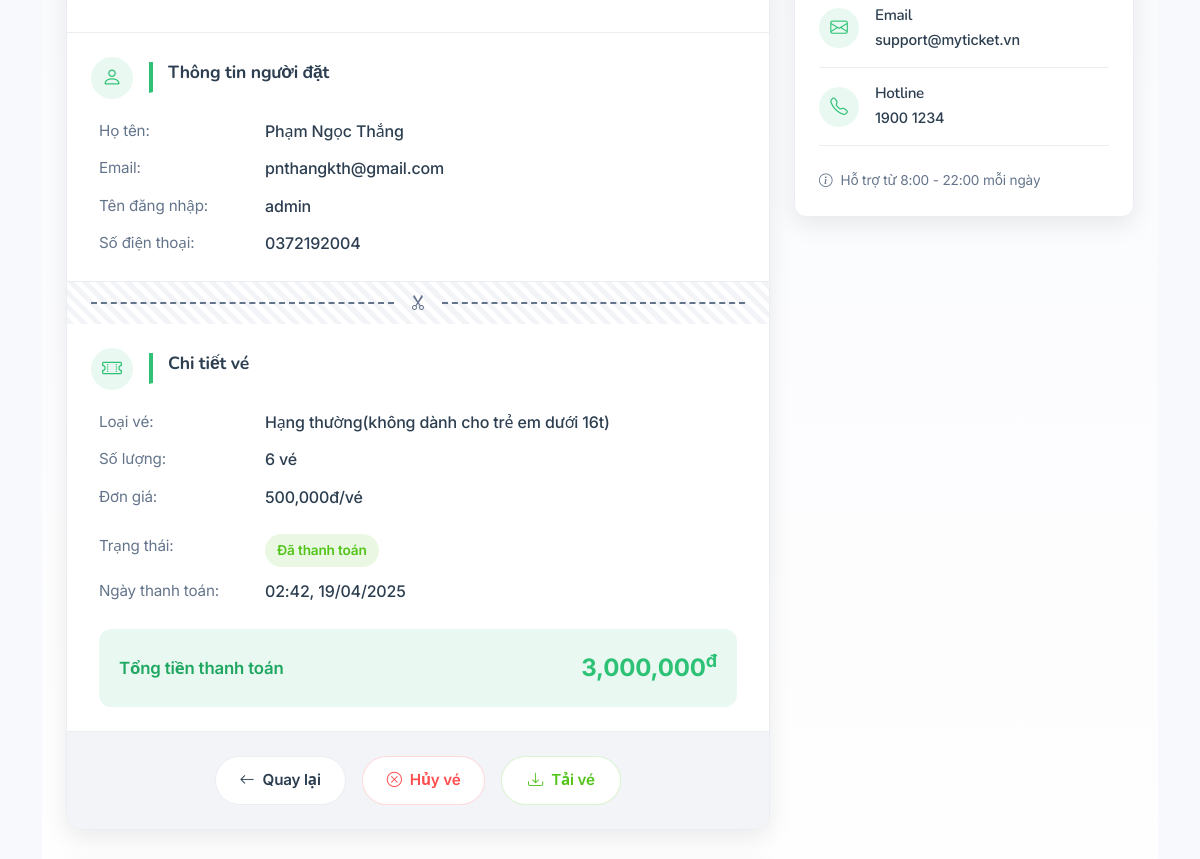
Before: /booking/ticket/46/ (signed in, middle part) with the older database file.
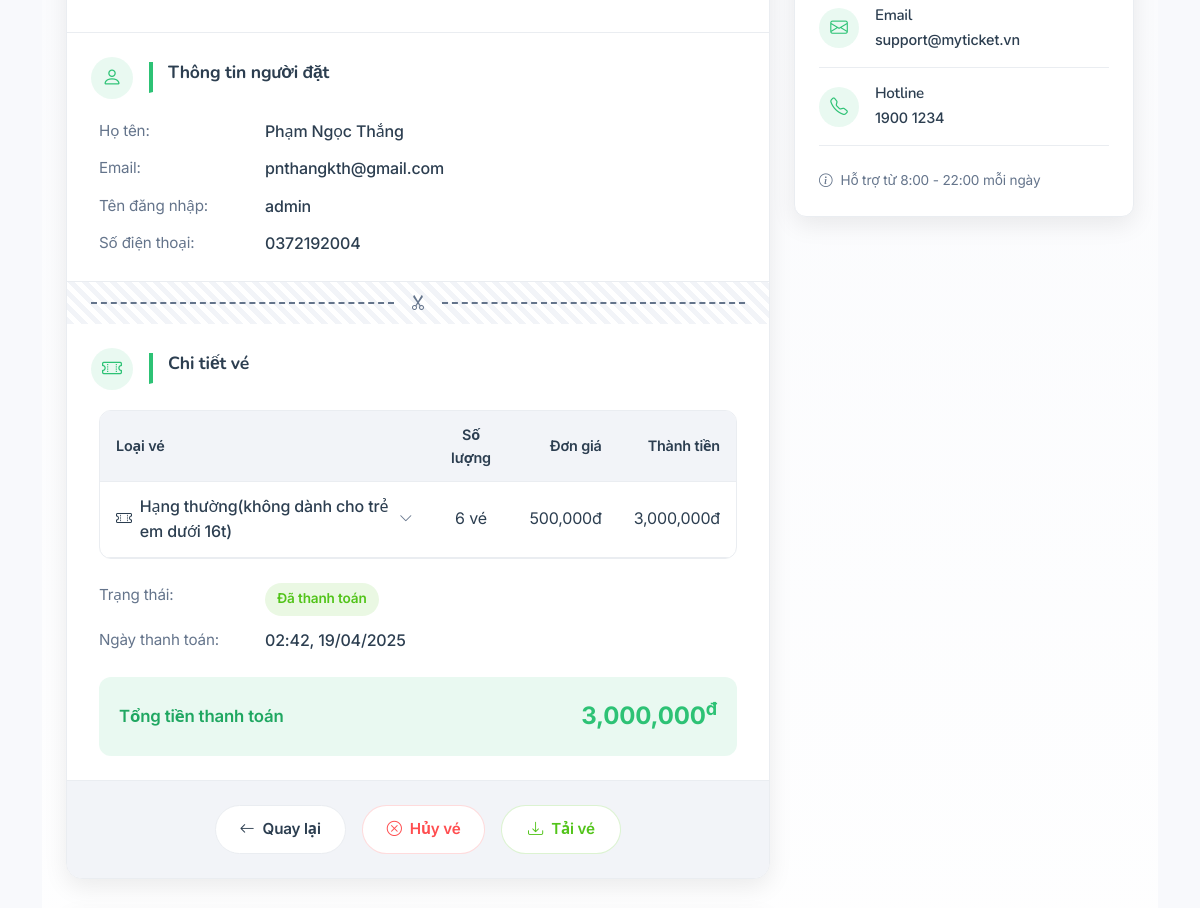
After: the same page with the newer database file.
### booking/models.py (models this page shows, shortened)
class Booking(models.Model):
    PAYMENT_STATUS_CHOICES = [
        ('Pending', 'Đang chờ thanh toán'),
        ('Paid', 'Đã thanh toán'),
        ('Failed', 'Thanh toán thất bại'),
        ('Cancelled', 'Đã hủy'),
    ]
    user = models.ForeignKey(User, on_delete=models.SET_NULL, null=True, blank=True, related_name='bookings')
    event = models.ForeignKey(Event, on_delete=models.CASCADE, related_name='booking_events', null=True, blank=True)
    session = models.ForeignKey(EventSession, on_delete=models.CASCADE, related_name='bookings', null=True, blank=True)
    ticket_type = models.ForeignKey(TicketType, on_delete=models.CASCADE, related_name='booking_tickets', null=True, blank=True)
    name = models.CharField(max_length=100, verbose_name="Họ tên")
    email = models.EmailField(verbose_name="Email")
    phone = models.CharField(max_length=15, verbose_name="Số điện thoại")
    quantity = models.PositiveIntegerField(default=1, verbose_name="Số lượng vé")
    booking_date = models.DateTimeField(auto_now_add=True)
    payment_status = models.CharField(max_length=20, default="Pending", choices=PAYMENT_STATUS_CHOICES)
    total_price = models.DecimalField(max_digits=12, decimal_places=0, default=0, verbose_name="Tổng tiền")
    order_id = models.CharField(max_length=100, blank=True, null=True, verbose_name="Mã đơn hàng")
    payment_method = models.CharField(max_length=50, blank=True, null=True, verbose_name="Phương thức thanh toán")
    payment_date = models.DateTimeField(blank=True, null=True, verbose_name="Thời gian thanh toán")
    cancelled_at = models.DateTimeField(blank=True, null=True, verbose_name="Thời gian hủy")
    refund_amount = models.DecimalField(max_digits=12, decimal_places=0, default=0, verbose_name="Số tiền hoàn lại")
    cancel_reason = models.TextField(blank=True, null=True, verbose_name="Lý do hủy")
    @property
    def can_cancel(self):
        if not self.session or self.payment_status != 'Paid':
            return False
        now = timezone.now()
        time_diff = self.session.start_time - now
        return time_diff.days >= 3

class BookingItem(models.Model):
    booking = models.ForeignKey(Booking, on_delete=models.CASCADE, related_name='booking_items')
    ticket_type = models.ForeignKey(TicketType, on_delete=models.CASCADE, related_name='booking_items')
    quantity = models.PositiveIntegerField(default=1, verbose_name="Số lượng")
    unit_price = models.DecimalField(max_digits=12, decimal_places=0, verbose_name="Đơn giá")
    subtotal = models.DecimalField(max_digits=12, decimal_places=0, verbose_name="Thành tiền")

### app/models.py (models this page shows, shortened)
class TicketType(models.Model):
    session = models.ForeignKey(EventSession, on_delete=models.CASCADE, related_name='ticket_types', verbose_name="Mốc thời gian")
    name = models.CharField(max_length=100, verbose_name="Tên loại vé")
    price = models.DecimalField(max_digits=10, decimal_places=0, verbose_name="Giá vé")
    description = models.TextField(blank=True, null=True, verbose_name="Mô tả")
    quantity = models.PositiveIntegerField(default=100, verbose_name="Số lượng vé")
    min_quantity_per_order = models.PositiveIntegerField(default=1, verbose_name="Số lượng vé tối thiểu mỗi đơn")
    max_quantity_per_order = models.PositiveIntegerField(default=10, verbose_name="Số lượng vé tối đa mỗi đơn")
    sale_start_time = models.DateTimeField(verbose_name="Thời gian bắt đầu bán vé", default=timezone.now)
    sale_end_time = models.DateTimeField(verbose_name="Thời gian kết thúc bán vé")
    ticket_info = models.TextField(blank=True, null=True, verbose_name="Thông tin vé bổ sung")
    ticket_image = models.ImageField(upload_to='tickets/images/', verbose_name="Hình ảnh vé", blank=True, null=True)
    class Meta:
        verbose_name = "Loại vé"
        verbose_name_plural = "Loại vé"

class UserProfile(models.Model):
    GENDER_CHOICES = [
        ('M', 'Nam'),
        ('F', 'Nữ'),
    ]
    user = models.OneToOneField(User, on_delete=models.CASCADE, related_name='profile')
    avatar = models.ImageField(upload_to='avatars/', blank=True, null=True)
    phone_number = models.CharField(max_length=15, blank=True, null=True, verbose_name="Số điện thoại")
    birth_date = models.DateField(blank=True, null=True, verbose_name="Ngày sinh")
    gender = models.CharField(max_length=1, choices=GENDER_CHOICES, blank=True, null=True, verbose_name="Giới tính")
    address = models.TextField(blank=True, null=True, verbose_name="Địa chỉ")

### booking/views.py (the view)
# urls.py: path('ticket/<int:booking_id>/', views.ticket_detail, name='ticket_detail'),
@login_required
def ticket_detail(request, booking_id):
    booking = get_object_or_404(Booking, id=booking_id)
    if booking.user != request.user:
        messages.error(request, "Bạn không có quyền xem thông tin đặt vé này.")
        return redirect('booking:my_tickets')
    return render(request, 'booking/ticket_detail.html', {
        'booking': booking,
        'event': booking.event,
        'session': booking.session
    })

### booking/templates/booking/ticket_detail.html (shortened to what the changed rows need)
{% extends 'app/base.html' %}
{% load static %}
{% load humanize %}
{% block content %}
<div class="ticket-detail-page">
    <div class="container">
        <div class="ticket-container">
            <div class="row">
                <div class="col-lg-8">
                    <div class="ticket-card">
                        <div class="ticket-body">
                            <div class="ticket-section">
                                <div class="section-header">
                                    <h2 class="section-title">Thông tin người đặt</h2>
                                </div>
                                <div class="section-content customer-info">
                                    <div class="info-row">
                                        <div class="info-label">Họ tên:</div>
                                        <div class="info-value">{{ booking.user.get_full_name|default:booking.name }}</div>
                                    </div>
                                    <div class="info-row">
                                        <div class="info-label">Email:</div>
                                        <div class="info-value">{{ booking.user.email|default:booking.email }}</div>
                                    </div>
                                    <div class="info-row">
                                        <div class="info-label">Tên đăng nhập:</div>
                                        <div class="info-value">{{ booking.user.username }}</div>
                                    </div>
                                    {% if booking.user.profile.phone_number %}
                                    <div class="info-row">
                                        <div class="info-label">Số điện thoại:</div>
                                        <div class="info-value">{{ booking.user.profile.phone_number|default:booking.phone }}</div>
                                    </div>
                                    {% else %}
                                    <div class="info-row">
                                        <div class="info-label">Số điện thoại:</div>
                                        <div class="info-value">{{ booking.phone }}</div>
                                    </div>
                                    {% endif %}
                                </div>
                            </div>
                            <div class="ticket-section">
                                <div class="section-header">
                                    <h2 class="section-title">Chi tiết vé</h2>
                                </div>
                                <div class="section-content">
                                    {% if booking.booking_items.all %}
                                    <div class="ticket-table-wrapper">
                                        <table class="ticket-table">
                                            <thead>
                                                <tr>
                                                    <th>Loại vé</th>
                                                    <th class="text-center">Số lượng</th>
                                                    <th class="text-end">Đơn giá</th>
                                                    <th class="text-end">Thành tiền</th>
                                                </tr>
                                            </thead>
                                            <tbody>
                                                {% for item in booking.booking_items.all %}
                                                <tr class="ticket-row" data-bs-toggle="collapse" data-bs-target="#ticketCodes-{{ item.id }}">
                                                    <td>
                                                        <div class="ticket-item-name">
                                                            <i class="bi bi-ticket-perforated"></i>
                                                            <span>{{ item.ticket_type.name }}</span>
                                                            <i class="bi bi-chevron-down ticket-dropdown-icon"></i>
                                                        </div>
                                                    </td>
                                                    <td class="text-center">{{ item.quantity }} vé</td>
                                                    <td class="text-end">{{ item.unit_price|floatformat:0|intcomma }}đ</td>
                                                    <td class="text-end">{{ item.subtotal|floatformat:0|intcomma }}đ</td>
                                                </tr>
                                                {% endfor %}
                                            </tbody>
                                        </table>
                                    </div>
                                    {% else %}
                                    <div class="simple-ticket-info">
                                        <div class="info-row">
                                            <div class="info-label">Loại vé:</div>
                                            <div class="info-value">{{ booking.ticket_type.name }}</div>
                                        </div>
                                        <div class="info-row">
                                            <div class="info-label">Số lượng:</div>
                                            <div class="info-value">{{ booking.quantity }} vé</div>
                                        </div>
                                        <div class="info-row">
                                            <div class="info-label">Đơn giá:</div>
                                            <div class="info-value">{{ booking.ticket_type.price|floatformat:0|intcomma }}đ/vé</div>
                                        </div>
                                    </div>
                                    {% endif %}
                                    <div class="payment-info">
                                        <div class="payment-status">
                                            {% if booking.payment_date %}
                                            <div class="info-row">
                                                <div class="info-label">Ngày thanh toán:</div>
                                                <div class="info-value">{{ booking.payment_date|date:"H:i, d/m/Y" }}</div>
                                            </div>
                                            {% endif %}
                                        </div>
                                        <div class="total-section">
                                            <div class="total-label">Tổng tiền thanh toán</div>
                                            <div class="total-value">{{ booking.total_price|floatformat:0|intcomma }}<sup>đ</sup></div>
                                        </div>
                                    </div>
                                </div>
                            </div>
                        </div>
                    </div>
                </div>
            </div>
        </div>
    </div>
</div>
{% endblock %}

Changed rows visible on the page:
shown differently, row unchanged: Booking "Phạm Ngọc Thắng": ticket_type.name "Hạng thường(không dành cho trẻ em dưới 16t)" → (not shown); quantity "6" → (not shown); ticket_type.price "500,000" → (not shown)
added BookingItem: ticket_type.name "Hạng thường(không dành cho trẻ em dưới 16t)", quantity "6", unit_price "500,000", subtotal "3,000,000"
Other visible differences:
text no longer shown: "Loại vé: Số lượng: vé Đơn giá: đ/vé"
text now shown: "Loại vé Số lượng Đơn giá Thành tiền"
